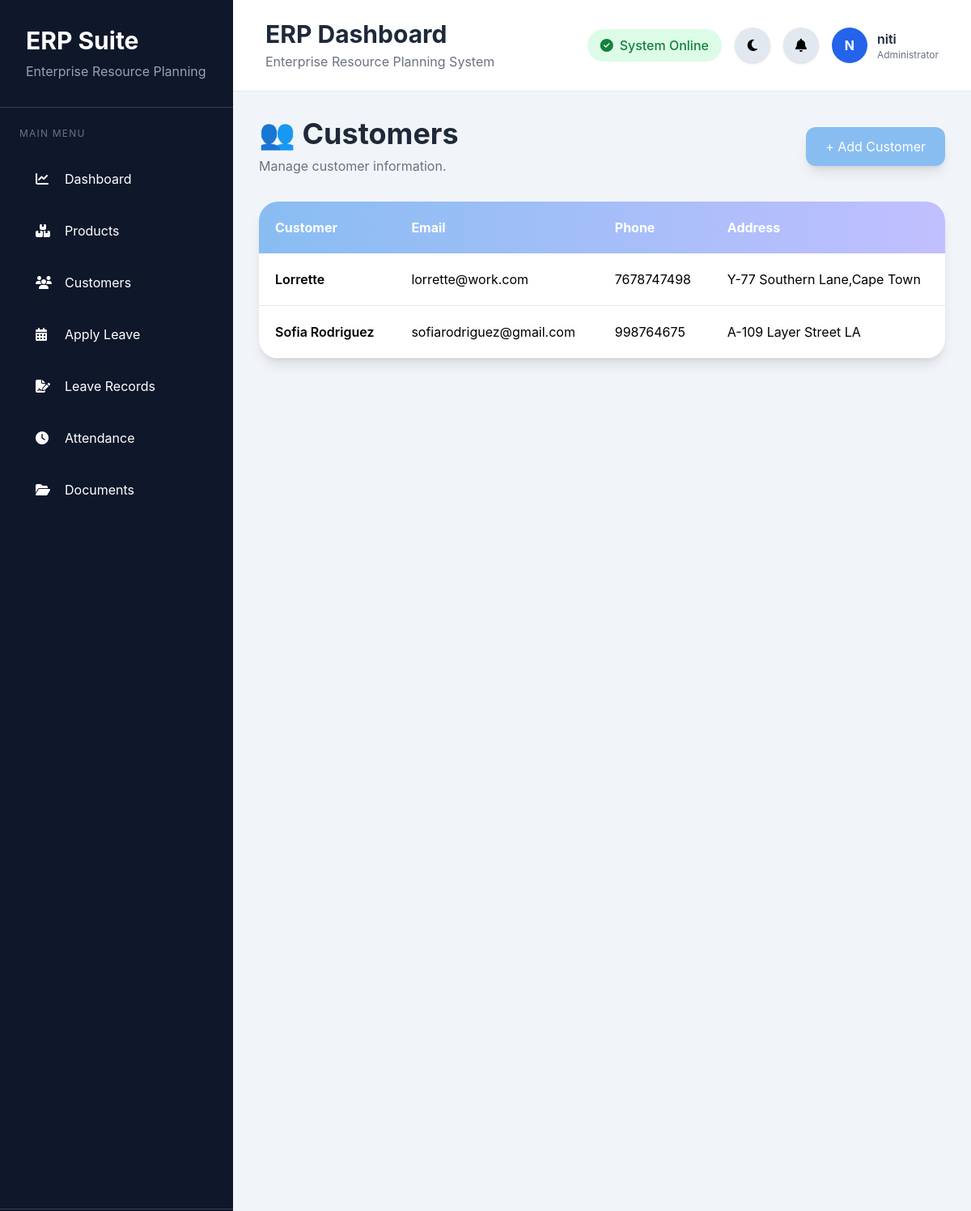
The page /customers/ (signed in) on the database its author committed.
### inventory/models.py (models this page shows, shortened)
class Customer(models.Model):
    name = models.CharField(max_length=100)
    email = models.EmailField()
    phone = models.CharField(max_length=20)
    address = models.TextField()

### inventory/views.py (the view)
# urls.py: path('customers/', views.customer_list, name='customer_list'),
@login_required
def customer_list(request):
    customers = Customer.objects.all().order_by("name")
    return render(
        request,
        "customer_list.html",
        {
            "customers": customers,
        },
    )

### inventory/context_processors.py (called while the page is built)
def pending_leave_notifications(request):
    pending_leaves = LeaveApplication.objects.filter(status="Pending").order_by("-start_date")[:5]
    return {
        "pending_leave_requests": pending_leaves,
        "pending_leave_count": pending_leaves.count(),
    }

### inventory/templates/customer_list.html
{% extends "base.html" %}
{% block content %}
<div class="flex justify-between items-center mb-8">
    <div>
        <h1 class="text-4xl font-bold text-gray-800">
            👥 Customers
        </h1>
        <p class="text-gray-500 mt-2">
            Manage customer information.
        </p>
    </div>
    <a href="{% url 'add_customer' %}"
       class="bg-[#88BDF2] hover:bg-blue-500 text-white px-6 py-3 rounded-xl shadow-lg transition">
        + Add Customer
    </a>
</div>
<div class="bg-white rounded-3xl shadow-lg overflow-hidden">
    <table class="w-full">
        <thead class="bg-gradient-to-r from-[#88BDF2] to-[#C1BFFF] text-white">
            <tr>
                <th class="p-5 text-left">Customer</th>
                <th class="p-5 text-left">Email</th>
                <th class="p-5 text-left">Phone</th>
                <th class="p-5 text-left">Address</th>
            </tr>
        </thead>
        <tbody>
        {% for customer in customers %}
            <tr class="border-b hover:bg-gray-50 transition">
                <td class="p-5 font-semibold">
                    {{ customer.name }}
                </td>
                <td class="p-5">
                    {{ customer.email }}
                </td>
                <td class="p-5">
                    {{ customer.phone }}
                </td>
                <td class="p-5">
                    {{ customer.address }}
                </td>
            </tr>
        {% empty %}
            <tr>
                <td colspan="4" class="text-center p-10 text-gray-400">
                    No Customers Found
                </td>
            </tr>
        {% endfor %}
        </tbody>
    </table>
</div>
{% endblock %}

### inventory/templates/base.html (shortened to what this page needs)
<!DOCTYPE html>
<html lang="en">
<head>
<script src="https://cdn.tailwindcss.com"></script>
<link rel="stylesheet"
href="https://cdnjs.cloudflare.com/ajax/libs/font-awesome/6.6.0/css/all.min.css">
</head>
<body>
<div class="flex min-h-screen">
<aside class="w-72 bg-slate-900 text-white flex flex-col">
<div class="p-8 border-b border-slate-700">
<h1 class="text-3xl font-bold">
ERP Suite
</h1>
<p class="text-slate-400 mt-2">
Enterprise Resource Planning
</p>
</div>
<nav class="flex-1 p-6">
<p class="uppercase text-xs tracking-widest text-slate-500 mb-5">
MAIN MENU
</p>
<div class="space-y-2">
    <a href="{% url 'dashboard' %}"
class="flex items-center gap-4 px-5 py-4 rounded-xl hover:bg-blue-600 transition duration-300">
<i class="fa-solid fa-chart-line w-5"></i>
Dashboard
</a>
<a href="{% url 'product_list' %}"
class="flex items-center gap-4 px-5 py-4 rounded-xl hover:bg-blue-600 transition duration-300">
<i class="fa-solid fa-boxes-stacked w-5"></i>
Products
</a>
<a href="{% url 'customer_list' %}"
class="flex items-center gap-4 px-5 py-4 rounded-xl hover:bg-blue-600 transition duration-300">
<i class="fa-solid fa-users w-5"></i>
Customers
</a>
<a href="{% url 'apply_leave' %}"
class="flex items-center gap-4 px-5 py-4 rounded-xl hover:bg-blue-600 transition duration-300">
<i class="fa-solid fa-calendar-days w-5"></i>
Apply Leave
</a>
<a href="{% url 'view_leaves' %}"
class="flex items-center gap-4 px-5 py-4 rounded-xl hover:bg-blue-600 transition duration-300">
<i class="fa-solid fa-file-signature w-5"></i>
Leave Records
</a>
<a href="{% url 'attendance_history' %}"
class="flex items-center gap-4 px-5 py-4 rounded-xl hover:bg-blue-600 transition duration-300">
<i class="fa-solid fa-clock w-5"></i>
Attendance
</a>
<a href="{% url 'upload_file' %}"
class="flex items-center gap-4 px-5 py-4 rounded-xl hover:bg-blue-600 transition duration-300">
<i class="fa-solid fa-folder-open w-5"></i>
Documents
</a>
</div>
</nav>
</aside>
<div class="flex-1">
    <header class="bg-white shadow-sm border-b border-gray-200 px-10 py-6">
<div class="flex justify-between items-center">
<div>
<h2 class="text-3xl font-bold text-slate-800">
ERP Dashboard
</h2>
<p class="text-gray-500 mt-1">
Enterprise Resource Planning System
</p>
</div>
<div class="flex items-center gap-4">
<div class="hidden md:flex items-center gap-2 bg-green-100 text-green-700 px-4 py-2 rounded-full">
<i class="fa-solid fa-circle-check"></i>
<span class="font-medium">
System Online
</span>
</div>
<button
id="themeToggle"
class="w-11 h-11 rounded-full bg-slate-200 hover:bg-slate-300 transition shadow">
<i class="fa-solid fa-moon text-[1.02rem]"></i>
</button>
<div class="relative">
<button
id="notificationToggle"
class="relative w-11 h-11 rounded-full bg-slate-200 hover:bg-slate-300 transition shadow">
<i class="fa-solid fa-bell text-[1.02rem]"></i>
</button>
</div>
<div class="hidden md:flex items-center gap-3">
<a href="{% url 'employee_profile' %}" class="flex items-center gap-3 hover:opacity-80 transition">
<div class="w-11 h-11 rounded-full bg-blue-600 flex items-center justify-center text-white font-bold">
{{ request.user.username|first|upper }}
</div>
<div>
<p class="font-semibold text-slate-800">
{{ request.user.username }}
</p>
<p class="text-xs text-gray-500">
{% if request.user.is_superuser %}
Administrator
{% else %}
Employee
{% endif %}
</p>
</div>
</a>
</div>
</div>
</div>
</header>
<main class="p-8 bg-slate-100 min-h-screen">
{% block content %}
{% endblock %}
</main>
</div>
</div>
</body>
</html>

### inventory/templates/base.html (style rules this page uses)
html { scroll-behavior:smooth; }
body { font-family:Inter,Arial,sans-serif; transition:.3s; background:#f1f5f9; }

### rows shown on the page
Customer: name "Lorrette", email "lorrette@work.com", phone "7678747498", address "Y-77 Southern Lane,Cape Town"
Customer: name "Sofia Rodriguez", email "sofiarodriguez@gmail.com", phone "998764675", address "A-109 Layer Street LA"

### other values the page prints
{{ request.user.username|first|upper }} "N"
{{ request.user.username }} "niti"
